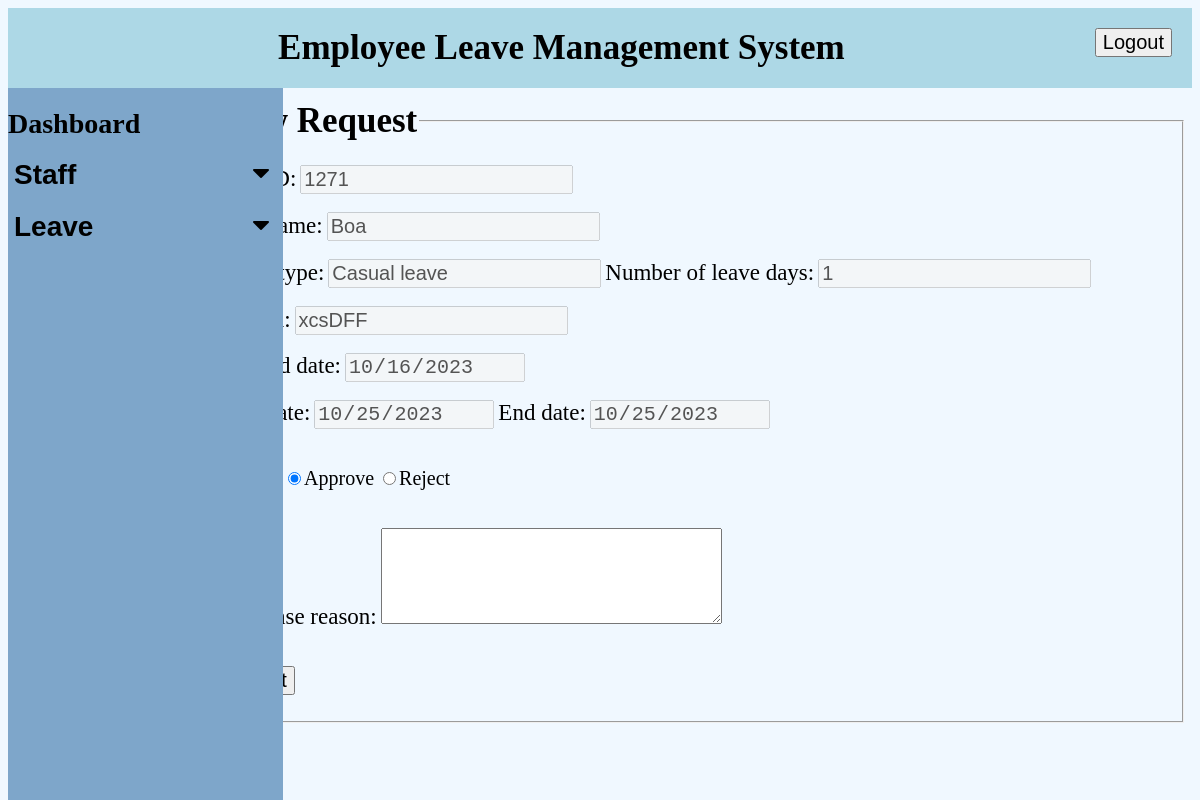
The app's page /manager/viewrequest.php?id=60 with its own data.
### tables this page shows
CREATE TABLE `leaves` (
  `ID` int(11) NOT NULL,
  `Leave_type` char(50) NOT NULL,
  `Applied_date` date NOT NULL,
  `Start_date` date NOT NULL,
  `End_date` date NOT NULL,
  `No_of_days` int(11) NOT NULL,
  `Description` varchar(255) NOT NULL,
  `Status` char(20) NOT NULL,
  `emp_id` int(11) DEFAULT NULL,
  `Response_reason` varchar(255) NOT NULL,
  `processed` int(11) DEFAULT 0
);

CREATE TABLE `employees` (
  `emp_id` int(11) NOT NULL,
  `Firstname` char(20) NOT NULL,
  `Lastname` char(20) NOT NULL,
  `Email` varchar(50) NOT NULL,
  `Password` varchar(30) NOT NULL,
  `Address` varchar(50) NOT NULL,
  `Gender` char(10) NOT NULL,
  `DOB` date NOT NULL,
  `Phone` bigint(20) NOT NULL
);

### manager/viewrequest.php (the view, shortened to what this page needs)
<?php
include('connection.php');
?>
<html>
    <head>
        <link rel="stylesheet" href="https://cdnjs.cloudflare.com/ajax/libs/font-awesome/4.7.0/css/font-awesome.min.css">
        <link rel ="stylesheet" href="mstyle.css">
    </head>
<body>
    <nav>Employee Leave Management System
      <button  class="drop" onclick="window.location.href='logout.php';">Logout
    </button>
    </nav>
    <div class="sidenav">
        <a href ="managerdashboard.php">Dashboard</a><br>
        <button class="dropdown-btn">Staff
            <i class="fa fa-caret-down"></i>
        </button>
        <br>
        <button class="dropdown-btn">Leave
            <i class="fa fa-caret-down"></i>
        </button>
        <br>
</div>
<?php
$id = $_GET['id'];
$result = mysqli_query($con,"SELECT * FROM leaves where ID = $id");
if (mysqli_num_rows($result) > 0){
     $row = mysqli_fetch_array($result);
 ?>
<fieldset>
    <legend>View Request</legend>
    <form name="viewform" action="viewrequestprocess.php" method="post" onsubmit="return validate()">
        <div class="content">
            <br>
            <label>Emp ID:</label>
            <input type="text" name="id" value="<?php echo $row["emp_id"]; ?>" disabled><br><br>
            <label>Staff name:</label>
            <?php
            $result1 = mysqli_query($con,"SELECT * FROM employees where emp_id='". $row['emp_id']."'");
            $row1 = mysqli_fetch_array($result1);
            ?>
            <input type="text" name="staffname" value="<?php echo $row1["Firstname"]; ?>" disabled><br><br>
            <label>Leave type:</label>
            <input type="text" name="leavename" value="<?php echo $row["Leave_type"]; ?>" disabled>
            <label>Number of leave days:</label>
            <input type="number" name="days" value="<?php echo $row["No_of_days"]; ?>" disabled><br><br>
            <label>Reason:</label>
            <input type="text" name="description" value="<?php echo $row["Description"]; ?>" disabled><br><br>
            <label>Applied date:</label>
            <input type="date" name="applied" value="<?php echo $row["Applied_date"]; ?>" disabled><br><br>
            <label>Start date:</label>
            <input type="date" name="start" value="<?php echo $row["Start_date"]; ?>" disabled>
            <label>End date:</label>
            <input type="date" name="end" value="<?php echo $row["End_date"]; ?>" disabled><br><br>
            <label>Status:</label>
            <input type="radio"  name="status" value="Approve" id="r1" <?php echo $row["Status"]=="Approve"?"checked":"" ?>><p>Approve</p>
            <input type="radio"  name="status" value="Reject" id="r2" <?php echo $row["Status"]=="Reject"?"checked":"" ?>><p>Reject</p><br><br>
            <label>Response reason:</label>
            <textarea name="response_reason" rows="6" cols="40"></textarea>
            <br><br><br>
            <button type="submit">Submit</button>
</form>
</fieldset>
<?php
}
?>

### manager/mstyle.css (style rules this page uses)
body { background-color: aliceblue; }
nav { background-color: lightblue; font-size: 35px; padding: 20px; font-weight: bolder; text-align: center; }
.sidenav { height: 100%; width: 275px; position: fixed; background-color: rgb(126, 166, 202); padding-top: 20px; }
.sidenav a, .dropdown-btn { padding: 6px,8px,6px,16px; text-decoration: none; font-size: 28px; font-weight: bold; color: black; width:100% ; text-align: left; padding-left: px; display: block; cursor: pointer; background-color: rgb(126, 166, 202); border: none; }
.fa-caret-down { float: right; padding-right: 8px; }
.drop { float: right; }
label { font-size: 23px; }
input[type=text] , input[type=password],input[type=email],input[type=tel],input[type=number],input[type=radio],input[type=date] { font-size: 20px; }
input[type=radio] { font-size: 30px; }
legend { font-size: 35px; font-weight: bold; }
fieldset { width: 81%; margin-left: 16%; margin-top: 13px; }
.content { margin-left: 5px; }
button { font-size: 20px; }
p { font-size: 20px; display: inline-block; }

### records on screen
leaves: id "1271", leavename "Casual leave", days "1", description "xcsDFF", applied "10/16/2023", start "10/25/2023", end "10/25/2023", Status "☑"
employees: staffname "Boa"
